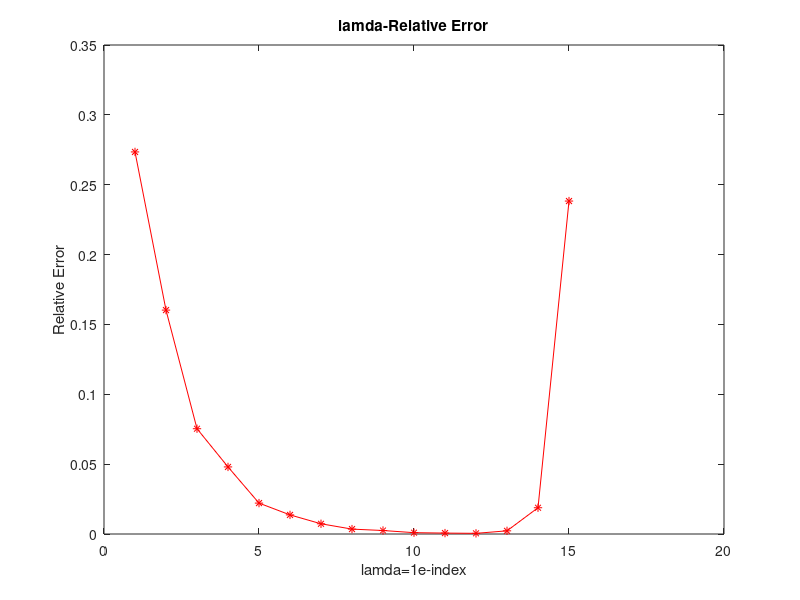

Write MATLAB code to recreate this figure. (Note: this script raises an error after producing the figure.)
% midterm 

% 2
clc;clear
H=hilb(15);
A=H(:,1:13);
b=A*ones(13,1);
cond(H)
cond(A)

x=(A'*A)\(A'*b)
x0=ones(13,1);
norm(x-x0)/norm(x0)

relative_err=[];
for lamda=0:0.01:0.99 
    x=(A'*A+lamda*eye(13))\(A'*b);
    abs_err=norm(x-x0);
    new_rel_err=abs_err/norm(x0);
    relative_err=[relative_err new_rel_err];
end
lamda=0:0.01:0.99;
plot(lamda,relative_err,'r-*');
title('lamda-Relative Error');
xlabel('lamda');ylabel('Relative Error')
position=find(relative_err==min(relative_err))
lamda(position)
x_best=(A'*A+0.01*eye(13))\(A'*b)


format compact 
format long
index=1:15;
lamda_index=10.^(-index);
relative_err=[];
for i=1:length(lamda_index)
    lamda=lamda_index(i);
    x=(A'*A+lamda*eye(13))\(A'*b);
    abs_err=norm(x-x0);
    new_rel_err=abs_err/norm(x0);
    relative_err=[relative_err new_rel_err];
end
plot(index,relative_err,'r-*');
title('lamda-Relative Error');
xlabel('lamda=1e-index');ylabel('Relative Error')
min(relative_err)
position=find(relative_err==min(relative_err))
lamda_index(position)
x_best=(A'*A+lamda_index(position)*eye(13))\(A'*b)



% 3 a

clc;clear
f = @(x1,x2) 100.*(x2-x1.^2).^2+(1-x1).^2;
ezsurfc(f,[-3,3],[-6,10]);
fun = @(x) f(x(1),x(2));
options = optimset('LargeScale','off','Display','iter','TolFun',1e-8);
x0 = [0 2]; 
x0 = [0 1];
x0 = [3 3];
[x, fval, exitflag, output, grad, hessian] = fminunc(fun,x0,options)

% 3 b
clc;clear
x0 = [0 2]; 
x0 = [0 1];
x0 = [2 2];
options = optimset('LargeScale','off','GradObj','on','GradObj','on','Display','iter','TolFun',1e-8); 
[x, fval, exitflag, output, grad, hessian] = fminunc(@fun_3b,x0,options)


% 3 c
clc;clear
f = @(x1,x2) 100.*(x2-x1.^2).^2+(1-x1).^2;
fun = @(x) f(x(1),x(2));
x0 = [0 1]; 
options = optimset('Display','iter','TolFun',1e-8); 
[x fval,exitflag,output] = fminsearch(fun,x0,options)


% 4
clc;clear
x0=-ones(1,800);
options = optimset('LargeScale','on','GradObj','on','Display','iter','TolFun',1e-8); 
[x, fval] = fminunc(@fun_4,x0);




